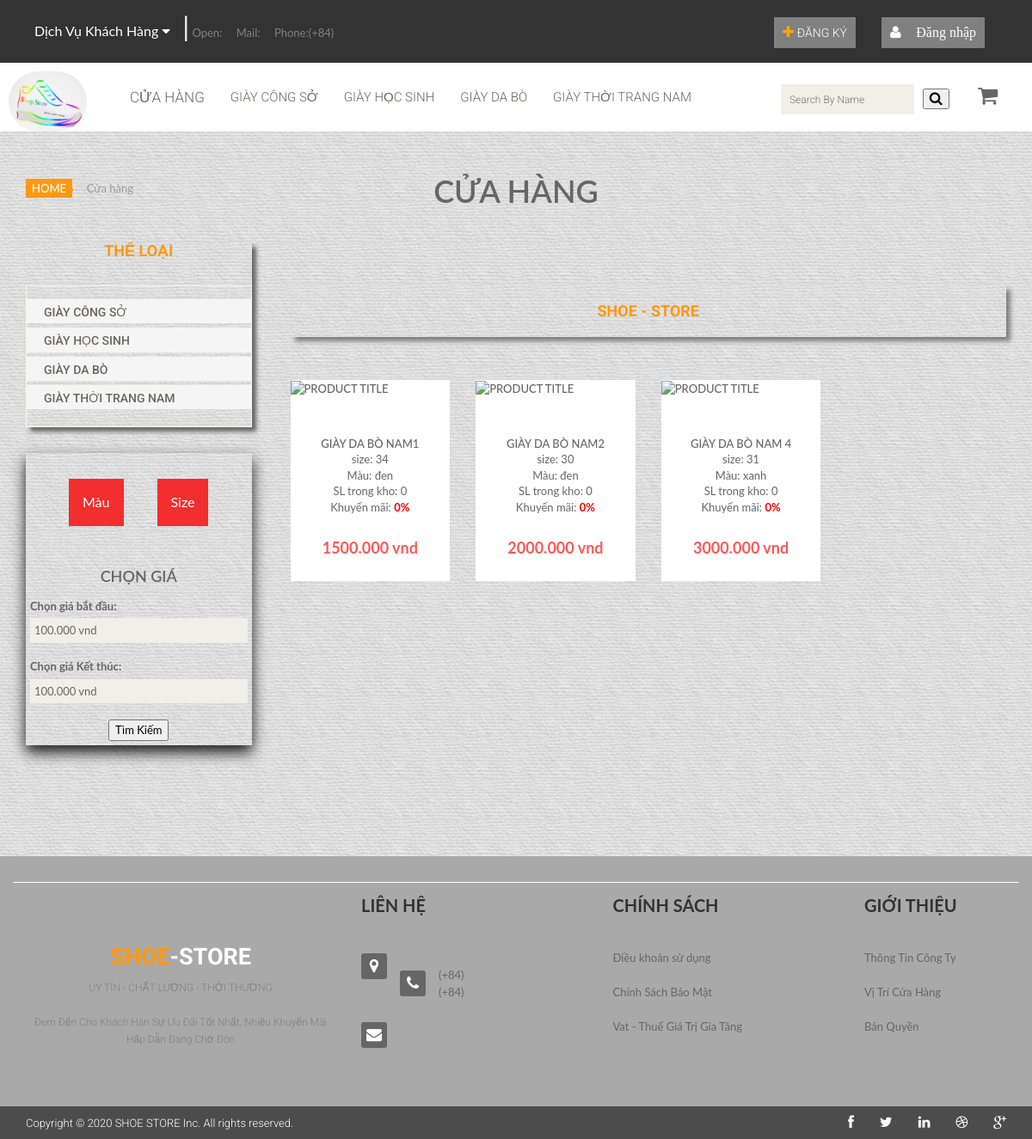
Page /?action=cuahang&id=3 on the earlier database version.
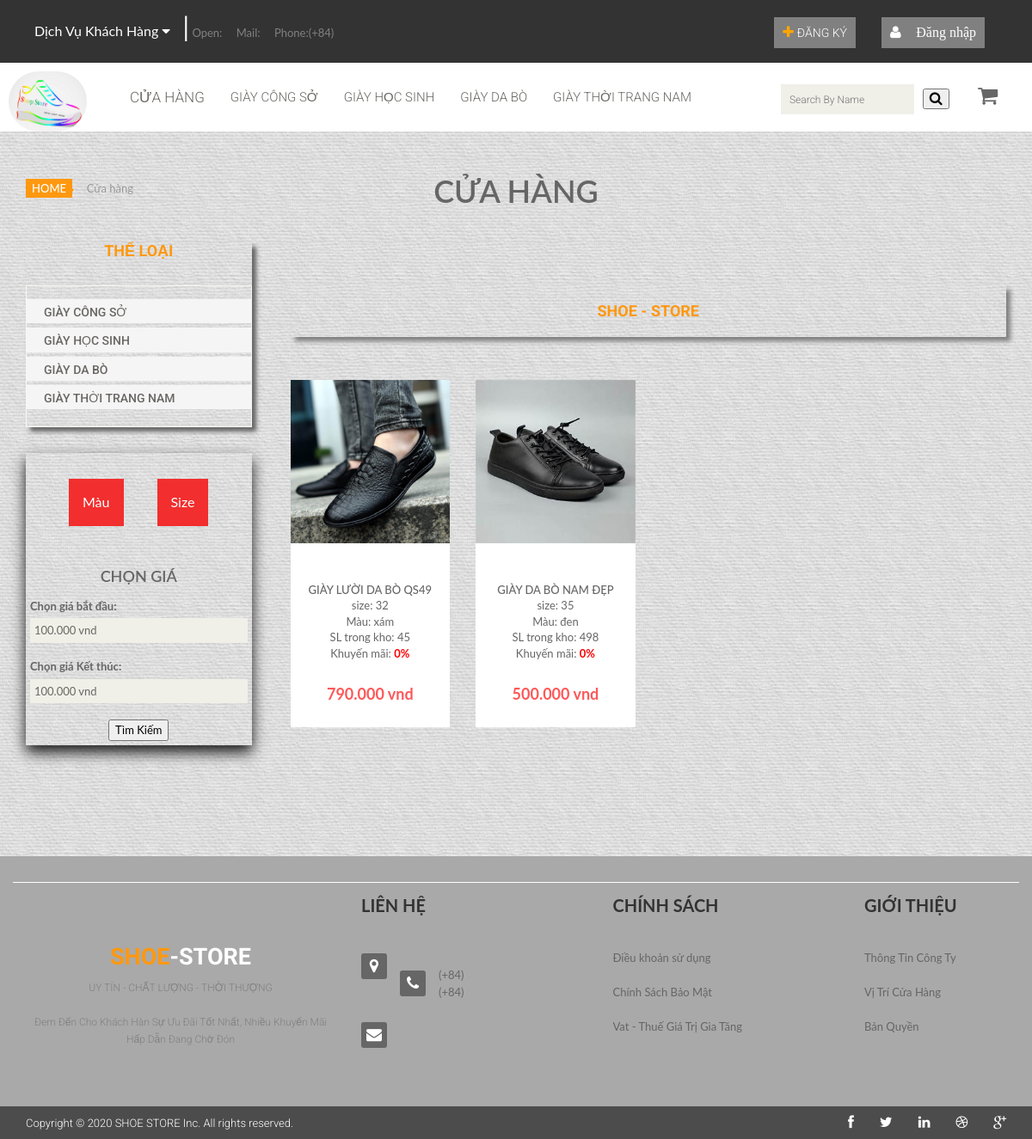
Same page on the later database version.
### tables this page shows
CREATE TABLE `loaisanpham` (
  `idLoaiSP` int(11) NOT NULL,
  `tenLSP` varchar(255) NOT NULL,
  `hinhanh` varchar(255) NOT NULL
);

CREATE TABLE `sanpham` (
  `idSP` int(11) NOT NULL,
  `idKM` int(11) NOT NULL,
  `idLoaiSP` int(11) NOT NULL,
  `idcolor` int(11) NOT NULL,
  `idsize` int(11) NOT NULL,
  `tenSP` varchar(255) NOT NULL,
  `Dongia` int(11) NOT NULL,
  `anh1` varchar(255) NOT NULL,
  `anh2` varchar(255) NOT NULL,
  `anh3` varchar(255) NOT NULL,
  `ngaynhap` date NOT NULL,
  `mota` varchar(255) NOT NULL,
  `soluong` int(255) NOT NULL
);

CREATE TABLE `size` (
  `idsize` int(11) NOT NULL,
  `size` int(11) NOT NULL
);

CREATE TABLE `color` (
  `idcolor` int(11) NOT NULL,
  `color` varchar(255) NOT NULL
);

CREATE TABLE `khuyenmai` (
  `idKM` int(11) NOT NULL,
  `loaiKM` varchar(255) NOT NULL,
  `giatriKM` float NOT NULL,
  `ngaybatdau` date NOT NULL,
  `ngayketthuc` date NOT NULL
);

### controller/cuahang_controller.php (called while the page is built, shortened)
<?php
    require_once('./model/show_cuahang.php');
    class showcuahang
    {
    	function __construct()
    	{
    		$this->cuahang_controller = new cuahang();
    	}
        public function list()
        {
            if(isset($_GET['id'])){
                $idLoaiSP = $_GET['id'];
                  $data_sanphamcuahang = $this->cuahang_controller->sanpham_cuahangtheoid($idLoaiSP);
            }else{
                $idLoaiSP = null;
                 }
            $data_loaisanpham = $this->cuahang_controller->loaisanpham();
        	require_once('views/index.php');
        }
    }
?>

### model/ketnoi.php (called while the page is built, shortened)
<?php
    class ketnoi
    {
        function __construct()
        {
            $host = "localhost";
            $username ="root";
            $password = "";
            $dbname = "shoe_store";
            $this->connect = new mysqli($host,$username,$password,$dbname);
        }
    }
?>

### model/show_cuahang.php (called while the page is built, shortened)
<?php
     require_once('ketnoi.php');
     class cuahang
     {
      var $conn;
      function __construct()
      {
        $connect_obj = new ketnoi();
        $this->conn = $connect_obj->connect;
      }
          function loaisanpham()
          {
               $query = "SELECT * from loaisanpham limit 0,4";
               $result = $this->conn->query($query);
               $data = array();
               while ($row = $result->fetch_assoc()) {
                   $data[] = $row;
                }
               return $data;
          }
           function sanpham_cuahangtheoid($idLoaiSP)
          {
               $query = "SELECT *
                          from (((sanpham
                          INNER JOIN size ON sanpham.idsize = size.idsize)
                          INNER JOIN color ON sanpham.idcolor = color.idcolor)
                          INNER JOIN khuyenmai ON sanpham.idKM = khuyenmai.idKM)
                           WHERE idLoaiSP = $idLoaiSP";
               return $this->conn->query($query);
          }
     }
?>

### views/cuahang/cuahang.php (the view, shortened to what the changed rows need)
<div class="cuahang">
<h1>Cửa Hàng</h1>
</div>
<div class="container cn2">
<div class="row">
                <div class="col-sm-3">
                    <div class="left-sidebar">
                        <h2>Thể Loại</h2>
                        <div class="panel-group category-products" id="accordian">
                            <?php foreach ($data_loaisanpham as $value) {  ?>
                            <div class="panel panel-default">
                                <div class="panel-heading">
                                    <h4 class="panel-title">
                                        <a href="?action=cuahang&id=<?= $value['idLoaiSP'] ?>">
                                            <?= $value['tenLSP'] ?>
                                        </a>
                                    </h4>
                                </div>
                            </div>
                        <?php } ?>
                        </div>
                    </div>
<br>
<br>
   </div>
                     <div class="col-sm-9 padding-right c_cn2">
                    <div class="features_items">
                        <h2 class="title text-center">SHOE - STORE</h2>
<?php foreach ($data_sanphamcuahang as $value) { ?>
                <div class="col-sm-3">
                            <div class="single-product">
                                            <div class="product-f">
                                                <a href="#"><img src="admin/public_admin/image/sanpham/<?php echo $value['anh1'] ?>" alt="Product Title" class="img-products" /></a>
                                            </div>
                                            <div class="product-dsc">
                                                <p><a href="#"><center> <?php echo $value['tenSP'] ?></center></a></p>
                                                <center>size:  <?php echo $value['size'] ?>  </center>
                                                <center>Màu:  <?php echo $value['color'] ?>  </center>
                                                <center>SL trong kho:  <?php echo $value['soluong'] ?>  </center>
                                                <center>Khuyến mãi:  <?php echo "<b class='km_km'>".$value['giatriKM']."%</b>" ?>  </center>
                                                <span>
                                                  <center>
                                                    <?php if($value['giatriKM'] != 0){
                                                      echo " <strike><i>".$value['Dongia'].".000 vnd</i></strike><br> ";
                                                      echo " <i class='fa fa-arrow-right'></i> ";
                                                      echo $value['Dongia'] - ($value['Dongia']*$value['giatriKM']/100).".000 vnd";
                                                          }else{
                                                            echo "<br>";
                                                            echo $value['Dongia'].".000 vnd";
                                                          }
                                                     ?>
                                                  </center>
                                                </span>
                                            </div>
                                        </div>
                        </div>
   <?php } ?>
                    </div>
                </div>
</div>
</div>
<br>
<br>
<br>
<br>
<br>

### views/header/header.php (shortened to what the changed rows need)
<div class="header-bottom">
    <div class="container">
        <div class="row">
            <div class="col-sm-9">
                <div class="mainmenuu pull-left">
                    <ul class="nav navbar-nav collapse navbar-collapse">
                        <?php foreach ($data_loaisanpham as $value) {  ?>
                        <li class="dropdown"><a href="?action=cuahang&id=<?= $value['idLoaiSP'] ?>" style="font-size: 15px;"><?= $value['tenLSP'] ?></a></li>
                      <?php }  ?>
                    </ul>
                </div>
            </div>
        </div>
    </div>
</div>

Differences in the rows shown:
no longer on this page (row edited): sanpham: tenSP "GIÀY DA BÒ NAM1", idsize.size "34", idcolor.color "đen", soluong "0", khuyenmai.giatriKM "0", Dongia "1500"
no longer on this page (row edited): sanpham: tenSP "GIÀY DA BÒ NAM2", idsize.size "30", idcolor.color "đen", soluong "0", khuyenmai.giatriKM "0", Dongia "2000"
removed sanpham: tenSP "GIÀY DA BÒ NAM 4", idsize.size "31", idcolor.color "xanh", soluong "0", khuyenmai.giatriKM "0", Dongia "3000"
now on this page (row edited): sanpham: anh1 (picture), tenSP "GIÀY LƯỜI DA BÒ QS49", idsize.size "32", idcolor.color "xám", soluong "45", khuyenmai.giatriKM "0", Dongia "790"
added sanpham: anh1 (picture), tenSP "GIÀY DA BÒ NAM ĐẸP", idsize.size "35", idcolor.color "đen", soluong "498", khuyenmai.giatriKM "0", Dongia "500"
